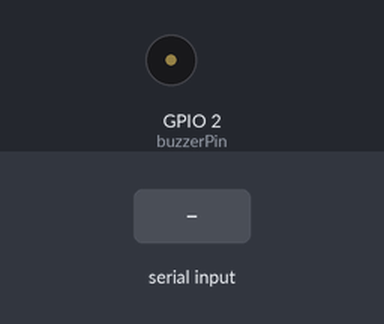
A sketch run on a simulated ESP32-S3. On the bench: buzzer (waves = sounding). The test bench sets the inputs (shaded band). What the sketch prints to the serial monitor is not drawn.

Above: at 1.2 s.
1.3 s: "s" received over Serial
At 2.0 s:
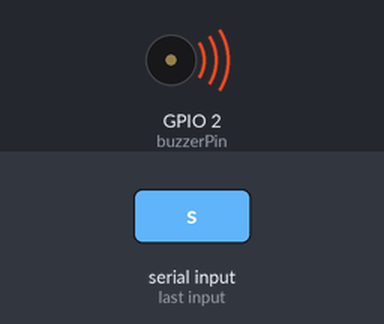
4.0 s: "r" received over Serial
At 5.25 s:
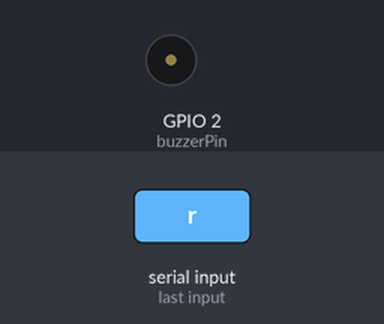
5.5 s: "p" received over Serial
At 5.6 s:
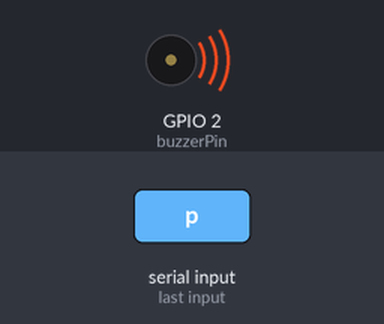
Timing chart, 0 to 8.5 s (numbered marks = the images above; inputs shaded):
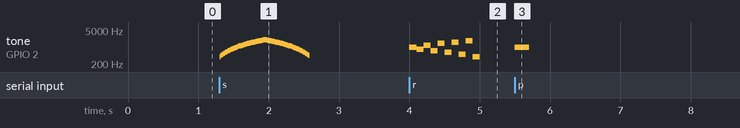

Measured:
- after the input at 1.3 s, tone on GPIO 2 (buzzerPin): plays 400 Hz for 0.02 s, 450 Hz for 0.02 s, 500 Hz for 0.02 s, 550 Hz for 0.02 s, 600 Hz for 0.02 s, 650 Hz for 0.02 s … (64 notes in this stretch), starting at once
- after the input at 4.0 s, tone on GPIO 2 (buzzerPin): plays 1000 Hz for 0.10 s, 800 Hz for 0.10 s, 1200 Hz for 0.10 s, 700 Hz for 0.10 s, 1400 Hz for 0.10 s, 600 Hz for 0.10 s … (10 notes in this stretch), starting at once
- after the input at 5.5 s, tone on GPIO 2 (buzzerPin): silent → 1000 Hz at once, → silent 0.20 s later

The sketch:

buzzer-interactive.ino
```cpp
/*
 * Interactive buzzer
 *
 * Board:  tinyCore (ESP32-S3)
 * Docs:   https://tinydocs.cc/2_tiny-core/basics/buzz-buzzer/
 * Studio: https://app.tinystudio.cc/Mister-Industries/tinyStudio-examples/basics/buzzer-interactive
 *
 * Part of the MR.INDUSTRIES tinyStudio examples collection.
 * Generated from tinyDocs — edit the docs page, not this file.
 */

// Interactive Buzzer Control

const int buzzerPin = 2;
const int resolution = 8;

void setup() {
  Serial.begin(115200);
  ledcAttach(buzzerPin, 2000, resolution);

  Serial.println("=== Interactive Buzzer Control ===");
  Serial.println("Type letters to make sounds:");
  Serial.println("a-g = Musical notes");
  Serial.println("s = Siren");
  Serial.println("p = Beep");
  Serial.println("r = R2D2 sound");
  Serial.println("x = Stop sound");
}

void playNote(int frequency, int duration) {
  ledcWriteTone(buzzerPin, frequency);
  delay(duration);
  ledcWriteTone(buzzerPin, 0);
}

void playSiren() {
  for (int freq = 400; freq < 2000; freq += 50) {
    ledcWriteTone(buzzerPin, freq);
    delay(20);
  }
  for (int freq = 2000; freq > 400; freq -= 50) {
    ledcWriteTone(buzzerPin, freq);
    delay(20);
  }
  ledcWriteTone(buzzerPin, 0);
}

void playR2D2() {
  for (int i = 0; i < 5; i++) {
    ledcWriteTone(buzzerPin, 1000 + (i * 200));
    delay(100);
    ledcWriteTone(buzzerPin, 800 - (i * 100));
    delay(100);
  }
  ledcWriteTone(buzzerPin, 0);
}

void loop() {
  if (Serial.available()) {
    char command = Serial.read();

    switch (command) {
      case 'a': playNote(262, 500); break;  // C
      case 'b': playNote(294, 500); break;  // D
      case 'c': playNote(330, 500); break;  // E
      case 'd': playNote(349, 500); break;  // F
      case 'e': playNote(392, 500); break;  // G
      case 'f': playNote(440, 500); break;  // A
      case 'g': playNote(494, 500); break;  // B

      case 's':
        Serial.println("🚨 Siren!");
        playSiren();
        break;

      case 'r':
        Serial.println("🤖 R2D2!");
        playR2D2();
        break;

      case 'p':
        Serial.println("📢 Beep!");
        playNote(1000, 200);
        break;

      case 'x':
        Serial.println("🔇 Stopping sound");
        ledcWriteTone(buzzerPin, 0);
        break;

      default:
        Serial.println("Unknown command!");
        break;
    }
  }
}
```
